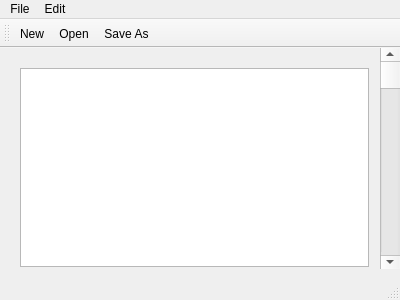
<?xml version="1.0" encoding="UTF-8"?>
<ui version="4.0">
 <class>MainWindow</class>
 <widget class="QMainWindow" name="MainWindow">
  <property name="geometry">
   <rect>
    <x>0</x>
    <y>0</y>
    <width>400</width>
    <height>300</height>
   </rect>
  </property>
  <property name="windowTitle">
   <string>MainWindow</string>
  </property>
  <widget class="QWidget" name="centralWidget">
   <widget class="QWidget" name="verticalLayoutWidget">
    <property name="geometry">
     <rect>
      <x>9</x>
      <y>9</y>
      <width>371</width>
      <height>221</height>
     </rect>
    </property>
    <layout class="QVBoxLayout" name="verticalLayout">
     <item>
      <widget class="QTextEdit" name="textEdit"/>
     </item>
    </layout>
   </widget>
   <widget class="QScrollBar" name="verticalScrollBar">
    <property name="geometry">
     <rect>
      <x>380</x>
      <y>0</y>
      <width>20</width>
      <height>221</height>
     </rect>
    </property>
    <property name="orientation">
     <enum>Qt::Vertical</enum>
    </property>
   </widget>
  </widget>
  <widget class="QMenuBar" name="menuBar">
   <property name="geometry">
    <rect>
     <x>0</x>
     <y>0</y>
     <width>400</width>
     <height>21</height>
    </rect>
   </property>
   <widget class="QMenu" name="menuFile">
    <property name="title">
     <string>File</string>
    </property>
    <addaction name="separator"/>
    <addaction name="actionNew"/>
    <addaction name="actionOpen"/>
    <addaction name="actionSave_As"/>
    <addaction name="actionPrint"/>
    <addaction name="actionExit"/>
   </widget>
   <widget class="QMenu" name="menuEdit">
    <property name="title">
     <string>Edit</string>
    </property>
    <addaction name="actionEdit"/>
    <addaction name="actionCut"/>
    <addaction name="actionPaste"/>
    <addaction name="actionUndo"/>
    <addaction name="actionRedo"/>
    <addaction name="separator"/>
   </widget>
   <addaction name="menuFile"/>
   <addaction name="menuEdit"/>
  </widget>
  <widget class="QToolBar" name="mainToolBar">
   <attribute name="toolBarArea">
    <enum>TopToolBarArea</enum>
   </attribute>
   <attribute name="toolBarBreak">
    <bool>false</bool>
   </attribute>
   <addaction name="actionNew"/>
   <addaction name="actionOpen"/>
   <addaction name="actionSave_As"/>
  </widget>
  <widget class="QStatusBar" name="statusBar"/>
  <action name="actionNew">
   <property name="icon">
    <iconset resource="resources.qrc">
     <normaloff>:/icons/C:/Users/victo/Downloads/Icons/Icons/New.bmp</normaloff>:/icons/C:/Users/victo/Downloads/Icons/Icons/New.bmp</iconset>
   </property>
   <property name="text">
    <string>New</string>
   </property>
  </action>
  <action name="actionOpen">
   <property name="icon">
    <iconset resource="resources.qrc">
     <normaloff>:/icons/C:/Users/victo/Downloads/Icons/Icons/Open.bmp</normaloff>:/icons/C:/Users/victo/Downloads/Icons/Icons/Open.bmp</iconset>
   </property>
   <property name="text">
    <string>Open</string>
   </property>
  </action>
  <action name="actionPrint">
   <property name="text">
    <string>Print</string>
   </property>
  </action>
  <action name="actionExit">
   <property name="text">
    <string>Exit</string>
   </property>
  </action>
  <action name="actionEdit">
   <property name="icon">
    <iconset resource="resources.qrc">
     <normaloff>:/icons/C:/Users/victo/Downloads/Icons/Icons/Copy.bmp</normaloff>:/icons/C:/Users/victo/Downloads/Icons/Icons/Copy.bmp</iconset>
   </property>
   <property name="text">
    <string>Copy</string>
   </property>
  </action>
  <action name="actionPaste">
   <property name="icon">
    <iconset resource="resources.qrc">
     <normaloff>:/icons/C:/Users/victo/Downloads/Icons/Icons/Paste.bmp</normaloff>:/icons/C:/Users/victo/Downloads/Icons/Icons/Paste.bmp</iconset>
   </property>
   <property name="text">
    <string>Paste</string>
   </property>
  </action>
  <action name="actionUndo">
   <property name="text">
    <string>Undo</string>
   </property>
  </action>
  <action name="actionRedo">
   <property name="text">
    <string>Redo</string>
   </property>
  </action>
  <action name="actionSave_As">
   <property name="icon">
    <iconset resource="resources.qrc">
     <normaloff>:/icons/C:/Users/victo/Downloads/Icons/Icons/Save.bmp</normaloff>:/icons/C:/Users/victo/Downloads/Icons/Icons/Save.bmp</iconset>
   </property>
   <property name="text">
    <string>Save As</string>
   </property>
  </action>
  <action name="actionCut">
   <property name="icon">
    <iconset resource="resources.qrc">
     <normaloff>:/icons/C:/Users/victo/Downloads/Icons/Icons/Cut.bmp</normaloff>:/icons/C:/Users/victo/Downloads/Icons/Icons/Cut.bmp</iconset>
   </property>
   <property name="text">
    <string>Cut</string>
   </property>
  </action>
 </widget>
 <layoutdefault spacing="6" margin="11"/>
 <resources>
  <include location="resources.qrc"/>
 </resources>
 <connections/>
</ui>
